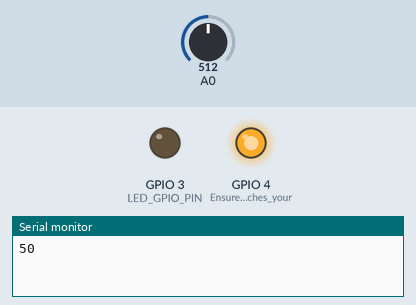
Simulated run of this sketch. Board: ESP8266 (NodeMCU). On the bench: output pins drawn as LEDs (lit = HIGH), the last lines printed to the serial monitor. The inputs (shaded band) are chosen by the test bench; at power-on: A0 = 512. WiFi joins after 1.5 s; servers stay silent unless stated.

Above: at 3.0 s.
3.1 s: A0 set to 610
5.0 s: A0 set to 627
At 7.0 s:
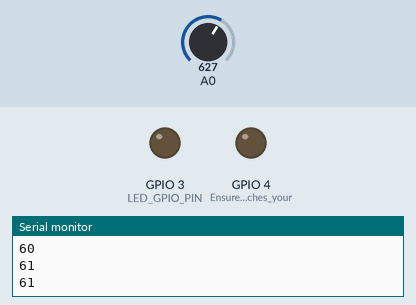
7.3 s: A0 set to 511
At 8.7 s:
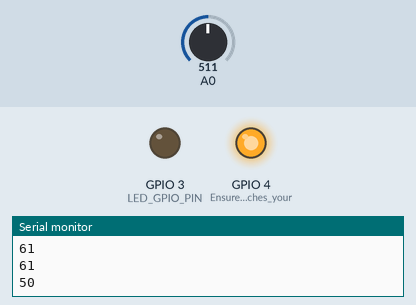
9.3 s: A0 set to 716
At 10.3 s:
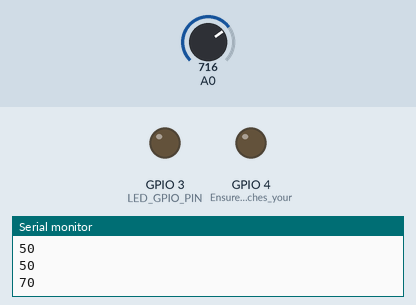
Timing chart, 0 to 12.3 s (numbered marks = the images above; inputs shaded):
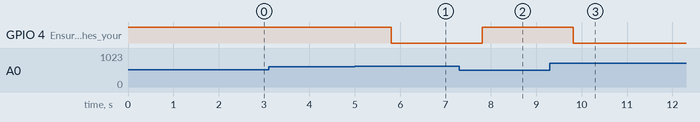

The sketch:

SIS.ino
```cpp
// Definitions
#define BLYNK_TEMPLATE_ID "TMPL3gP1gLjt0"
#define BLYNK_TEMPLATE_NAME "SIS"
#define BLYNK_AUTH_TOKEN "L7gnFXfCgaEeS_KRZiZe7ZUvjR380CQ8"

// Comment this out to disable prints and save space
#define BLYNK_PRINT Serial
#define LED_PIN V1
#define LED_GPIO_PIN 3
// Hardware Specifics
#include <Wire.h>
#include <ESP8266WiFi.h>
#include <BlynkSimpleEsp8266.h>

char ssid[] = "Jaga❣️"; // "WIFI NAME"
char pass[] = "jaga@2004"; // "WIFI PASSWORD"
char auth[] = "L7gnFXfCgaEeS_KRZiZe7ZUvjR380CQ8";


int moisture() {
  int value = analogRead(A0);
  value = map(value, 0, 1023, 0, 100);
  Blynk.virtualWrite(V0, value);
  Serial.println(value);
  return value;
}

BLYNK_WRITE(LED_PIN) {
  int pinValue = param.asInt();
  digitalWrite(LED_GPIO_PIN, pinValue); // Read the value sent from the app (0 or 1)
}

void setup() {
  Serial.begin(9600);
  pinMode(4, OUTPUT); // Ensure this matches your hardware setup
  digitalWrite(4, HIGH);
  pinMode(LED_GPIO_PIN, OUTPUT); // Initialize LED pin
  digitalWrite(LED_GPIO_PIN, LOW); // Start with LED off
  Blynk.begin(auth, ssid, pass);
}

void loop() {
  Blynk.run();
  delay(1000);
  int mvalue = moisture();
  if (mvalue > 60) {
    digitalWrite(4, LOW);
    Blynk.logEvent("moderate_level");
    Blynk.virtualWrite(V1,0);
  } else {
    digitalWrite(4, HIGH);
    Blynk.logEvent("low_water_level");
    Blynk.virtualWrite(V1,1);
  }
}
```

Measured:
- the behaviour switches between 618 and 619 on A0 (found by bisection; images 0 and 1)
- after the input at 5.0 s, GPIO 4 (Ensure_this_matches_your): HIGH → LOW after 0.81 s
- after the input at 7.3 s, GPIO 4 (Ensure_this_matches_your): LOW → HIGH after 0.51 s
- after the input at 9.3 s, GPIO 4 (Ensure_this_matches_your): HIGH → LOW after 0.51 s
